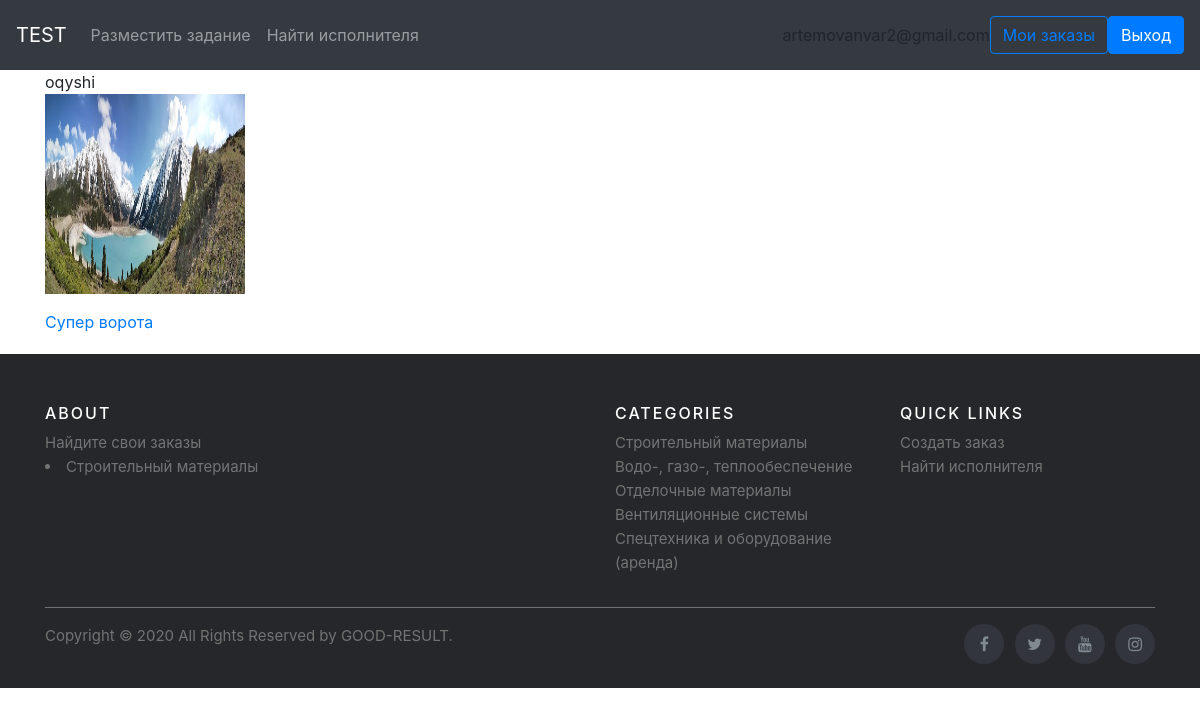
Before: /mybanners/ (signed in) with the older database file.
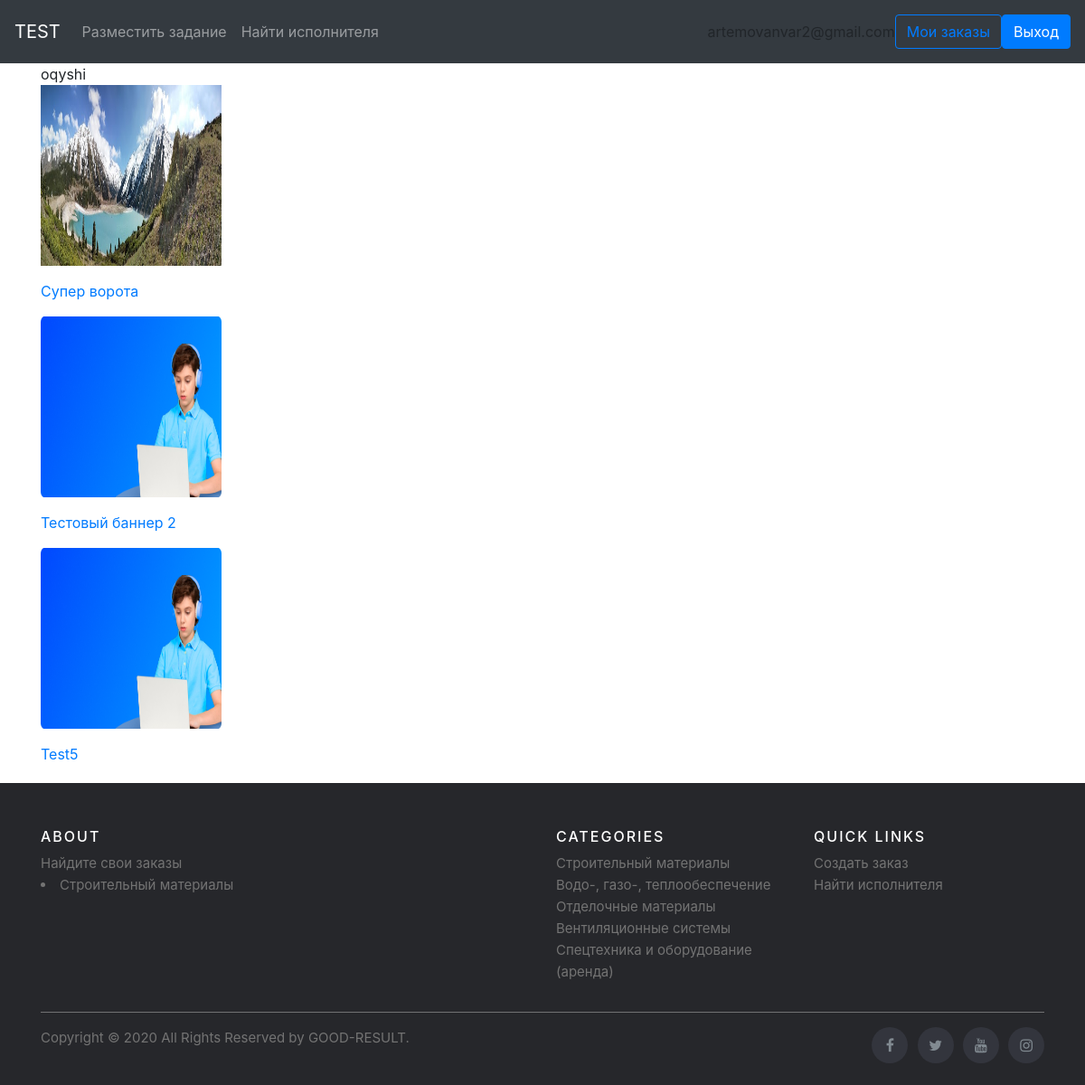
After: the same page with the newer database file.
### adverts/models.py (models this page shows, shortened)
class Banner(models.Model):
    category3 = models.ForeignKey(Category3, on_delete=models.CASCADE, related_name='banner')
    title = models.CharField("Наименование", max_length=150)
    description = models.TextField('Описание')
    pub_time = models.DateTimeField('Дата публикации', default=timezone.now)
    price = models.IntegerField('Цена')
    amount = models.IntegerField('Количество')
    image = models.ImageField('Изображение', upload_to='adverts/', null=True)
    addition = models.TextField('Дополнительная информация')
    author = models.ForeignKey(User, related_name='mybanners', on_delete=models.CASCADE, null=True)
    class Meta:
        verbose_name = "Объявление"
        verbose_name_plural = "Объявления"

### adverts/views.py (the view)
# urls.py: path('mybanners/', views.MyOrdersListView.as_view(), name='mybanners'),
class MyOrdersListView(generic.base.View):
    def get(self, request):
        return render(request, 'adverts/mybanners.html')

### templates/adverts/mybanners.html
{% extends "base.html" %}
{% load static %}
{% block content %}
  {{user}}
  {% for banner in user.mybanners.all %}
      <p><img src="{{ banner.image.url }}" alt="" width="200" height="200"></p>
      <p><a href="{% url 'adverts:banner_detail' banner.category3.parent_category.parent_category.id banner.category3.parent_category.id banner.category3.id banner.id %}">{{ banner.title }}</a></p>
  {% empty %}
      <li>No detail</li>
  {% endfor %}
{% endblock %}

Changed rows visible on the page:
added Banner: image (picture), title "Тестовый баннер 2"
added Banner: image (picture), title "Test5"
